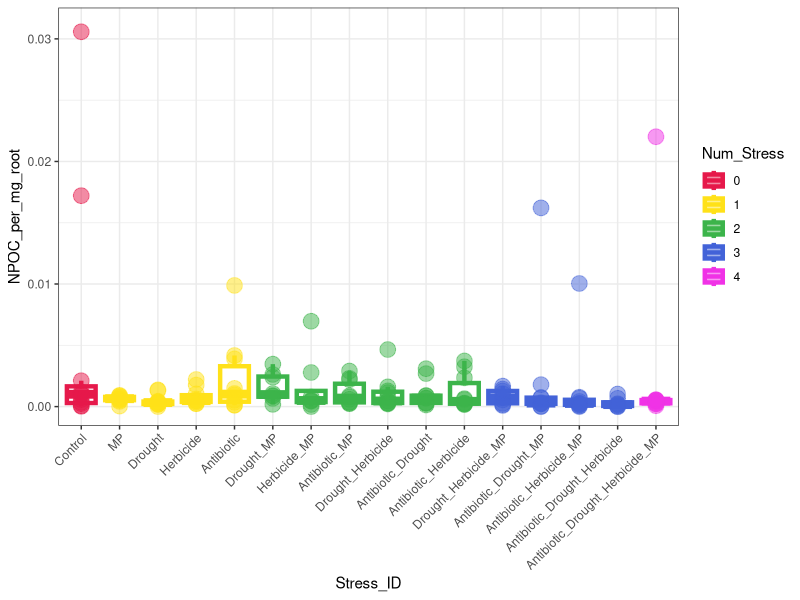

The R source for this figure:
## ---- chunk 1
knitr::opts_chunk$set(
  echo = FALSE, 
  warning = FALSE, 
  message = FALSE)
## ---- chunk 2
# Load packages & set theme 
library(dplyr)
library(ggplot2)
library(readxl)
library(tidyr)
library(purrr)
library(stringr)
library(lme4)
library(lmerTest)
library(nlme)

theme_set(theme_bw())
## ---- chunk 3
# Load and prep data 
x <- read_xlsx("./MSE1_metadata.xlsx")

# remove sample IDs 59 and 114 because they did not survive the experiment and there is no data associated with them 
y <- x %>% filter(ID !=59)
mse1 <- y %>% filter(ID !=114)

# remove sample IDs 71 & 66 (outliers in root architecture)
mse1 <- mse1 %>% filter(ID!=71)
mse1 <- mse1 %>% filter(ID!=66)

# remove sample IDs 47 & 164 (outliers in microbiome data)
mse1 <- mse1 %>% filter(ID!=47)
mse1 <- mse1 %>% filter(ID!=164)

# remove samples that have no exudate data 
mse1 <- mse1 %>% filter(ID!=67)
mse1 <- mse1 %>% filter(ID!=80)
mse1 <- mse1 %>% filter(ID!=125)
mse1 <- mse1 %>% filter(ID!=128)

# remove extraction and pcr controls 
mse1 <- mse1 %>% filter(ID!=177)
mse1 <- mse1 %>% filter(ID!=178)
mse1 <- mse1 %>% filter(ID!=179)
mse1 <- mse1 %>% filter(ID!=180)
mse1 <- mse1 %>% filter(ID!=181)
mse1 <- mse1 %>% filter(ID!=182)
mse1 <- mse1 %>% filter(ID!=183)
mse1 <- mse1 %>% filter(ID!=184)
mse1 <- mse1 %>% filter(ID!=185)
mse1 <- mse1 %>% filter(ID!=186)

# remove NAs
mse1 <- mse1 %>% drop_na(Stress_ID)

# make sample ID, number of stressors, and stress ID factors 
mse1$ID <- as.factor(mse1$ID)
mse1$Num_Stress <- as.factor(mse1$Num_Stress)
mse1$MP <- as.factor(mse1$MP)
mse1$Drought <- as.factor(mse1$Drought)
mse1$Herbicide <- as.factor(mse1$Herbicide)
mse1$Antibiotic <- as.factor(mse1$Antibiotic)
mse1$Block <- as.factor(mse1$Block)
mse1$Base_Soil <- as.factor(mse1$Base_Soil)
mse1$Position <- as.factor(mse1$Position)

#change the order of the factor levels explicitly for plots 
mse1$Stress_ID <- factor(mse1$Stress_ID, 
                            levels = c("Control", "MP", "Drought", "Herbicide", "Antibiotic",
                                       "Drought_MP", "Herbicide_MP", 
                                       "Antibiotic_MP", "Drought_Herbicide",
                                       "Antibiotic_Drought","Antibiotic_Herbicide", 
                                       "Drought_Herbicide_MP", "Antibiotic_Drought_MP", 
                                       "Antibiotic_Herbicide_MP", "Antibiotic_Drought_Herbicide", 
                                       "Antibiotic_Drought_Herbicide_MP"
                            ))
## ---- chunk 4
# change negative values to 0 (biologically, negative NPOC is not meaningful; it almost always reflects instrument/blank noise or a calculation artifact)
mse1 <- mse1 %>% 
  mutate(NPOC = if_else(NPOC < 0, 0, NPOC))

# need to standardize NPOC by root biomass (larger root systems = more C)
# creating new columns for total NPOC and NPOC per mg of root 
mse1 <- mse1 %>% 
  mutate(
    NPOC_total_mg = NPOC * 0.1, 
    NPOC_per_mg_root = NPOC_total_mg / Root_Biomass
  )

# plot 
npoc_per_root_all <- ggplot(mse1, aes(x = Stress_ID, y = NPOC_per_mg_root, color = Num_Stress)) + 
  geom_boxplot(outlier.alpha = 0, lwd = 1.5) +
  geom_point(size = 5, alpha = 0.5) + 
  theme(axis.text.x = element_text(angle = 45, hjust = 1)) + 
  scale_color_manual(values = c("0" = "#e6194B", 
                                  "1" = "#ffe119", 
                                "2" = "#3cb44b", 
                                "3" = "#4363d8", 
                                "4" = "#f032e6"))


# remove the one outlier in Herbicide treatment from the plot
npoc_per_root_no_outliers <- ggplot(mse1, aes(x = Stress_ID, y = NPOC_per_mg_root, color = Num_Stress)) + 
  geom_boxplot(outlier.alpha = 0, lwd = 1.5) + 
  geom_point(size = 5, alpha = 0.5) + 
  theme(axis.text.x = element_text(angle = 45, hjust = 1)) + 
  ylim(-0.00001, 0.031) + 
  scale_color_manual(values = c("0" = "#e6194B", 
                                  "1" = "#ffe119", 
                                "2" = "#3cb44b", 
                                "3" = "#4363d8", 
                                "4" = "#f032e6"))


ggsave("./npoc_per_root_no_outliers.pdf", npoc_per_root_no_outliers, width = 16, height = 14)
## ---- chunk 5
# ANOVA / stats 
toc_model1 <- lm(NPOC_per_mg_root ~ Stress_ID, data = mse1)
summary(toc_model1)

anova(toc_model1)
# treatment not significant 
